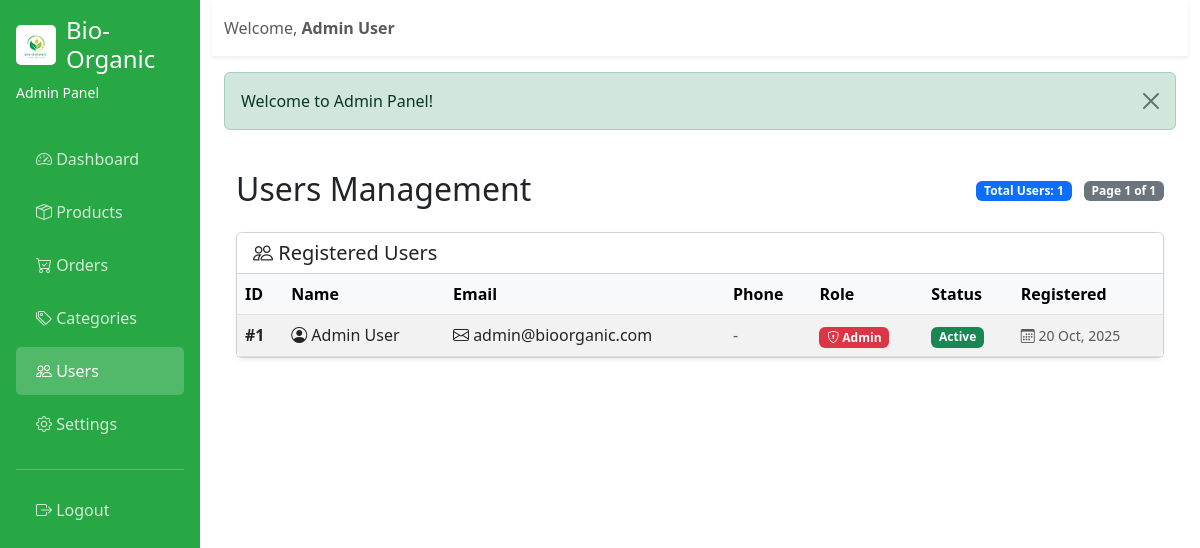
The page /admin/users.php (signed in) on the database its author committed.
### tables this page shows
CREATE TABLE `users` (
  `id` int(11) NOT NULL AUTO_INCREMENT,
  `name` varchar(100) NOT NULL,
  `email` varchar(100) NOT NULL,
  `password` varchar(255) NOT NULL,
  `phone` varchar(20) DEFAULT NULL,
  `address` text DEFAULT NULL,
  `role` enum('user','admin') DEFAULT 'user',
  `status` tinyint(1) DEFAULT 1,
  `created_at` timestamp NOT NULL DEFAULT current_timestamp(),
  PRIMARY KEY (`id`),
  UNIQUE KEY `email` (`email`)
);

### app/models/User.php (called while the page is built, shortened)
<?php
class User {
    private $conn;
    private $table_name = "users";
    public function __construct($db) {
        $this->conn = $db;
    }
    public function getAllUsers() {
        $query = "SELECT id, name, email, phone, role, status, created_at
                  FROM " . $this->table_name . "
                  ORDER BY created_at DESC";
        $stmt = $this->conn->prepare($query);
        $stmt->execute();
        return $stmt->fetchAll(PDO::FETCH_ASSOC);
    }
}
?>

### app/helpers/validation.php (called while the page is built, shortened)
<?php
function e($string) {
    return htmlspecialchars($string, ENT_QUOTES, 'UTF-8');
}
function formatDate($date) {
    return date('d M, Y', strtotime($date));
}
?>

### admin/users.php (the view, shortened to what this page needs)
<?php
require_once '../app/helpers/validation.php';
require_once '../app/models/User.php';
$database = new Database();
$db = $database->getConnection();
$userModel = new User($db);
$items_per_page = 30;
$current_page = isset($_GET['page']) ? (int)$_GET['page'] : 1;
$current_page = max(1, $current_page);
$all_users = $userModel->getAllUsers();
$total_users = count($all_users);
$total_pages = ceil($total_users / $items_per_page);
$current_page = min($current_page, max(1, $total_pages));
$offset = ($current_page - 1) * $items_per_page;
$users = array_slice($all_users, $offset, $items_per_page);
include 'includes/header.php';
?>
<div class="d-flex justify-content-between align-items-center mb-4">
    <h2 class="mb-0">Users Management</h2>
    <div>
        <span class="badge bg-primary">Total Users: <?php echo $total_users; ?></span>
        <span class="badge bg-secondary ms-2">Page <?php echo $current_page; ?> of <?php echo $total_pages; ?></span>
    </div>
</div>
<?php if (count($users) > 0): ?>
<div class="card shadow-sm">
    <div class="card-header bg-white">
        <h5 class="mb-0"><i class="bi bi-people"></i> Registered Users</h5>
    </div>
    <div class="card-body p-0">
        <div class="table-responsive">
            <table class="table table-hover table-striped mb-0">
                <thead class="table-light">
                    <tr>
                        <th>ID</th>
                        <th>Name</th>
                        <th>Email</th>
                        <th>Phone</th>
                        <th>Role</th>
                        <th>Status</th>
                        <th>Registered</th>
                    </tr>
                </thead>
                <tbody>
                    <?php foreach ($users as $user): ?>
                    <tr>
                        <td><strong>#<?php echo $user['id']; ?></strong></td>
                        <td>
                            <i class="bi bi-person-circle"></i>
                            <?php echo e($user['name']); ?>
                        </td>
                        <td>
                            <i class="bi bi-envelope"></i>
                            <?php echo e($user['email']); ?>
                        </td>
                        <td>
                            <?php if (!empty($user['phone'])): ?>
                                <i class="bi bi-telephone"></i> <?php echo e($user['phone']); ?>
                            <?php else: ?>
                                <span class="text-muted">-</span>
                            <?php endif; ?>
                        </td>
                        <td>
                            <span class="badge bg-<?php echo $user['role'] == 'admin' ? 'danger' : 'primary'; ?>">
                                <i class="bi bi-<?php echo $user['role'] == 'admin' ? 'shield-lock' : 'person'; ?>"></i>
                                <?php echo ucfirst($user['role']); ?>
                            </span>
                        </td>
                        <td>
                            <span class="badge bg-<?php echo $user['status'] ? 'success' : 'danger'; ?>">
                                <?php echo $user['status'] ? 'Active' : 'Blocked'; ?>
                            </span>
                        </td>
                        <td>
                            <small class="text-muted">
                                <i class="bi bi-calendar3"></i>
                                <?php echo formatDate($user['created_at']); ?>
                            </small>
                        </td>
                    </tr>
                    <?php endforeach; ?>
                </tbody>
            </table>
        </div>
    </div>
</div>
<?php else: ?>
<div class="alert alert-info">
    <i class="bi bi-info-circle"></i> No users found in the system.
</div>
<?php endif; ?>
<?php include 'includes/footer.php'; ?>

### rows shown on the page
users: id "1", name "Admin User", email "admin@bioorganic.com", role "Admin", status "Active", created_at "20 Oct, 2025"

### other values the page prints
$_SESSION['user_name'] "Admin User"
$flash['message'] "Welcome to Admin Panel!"
$total_users "1"
$current_page "1"
$total_pages "1"
